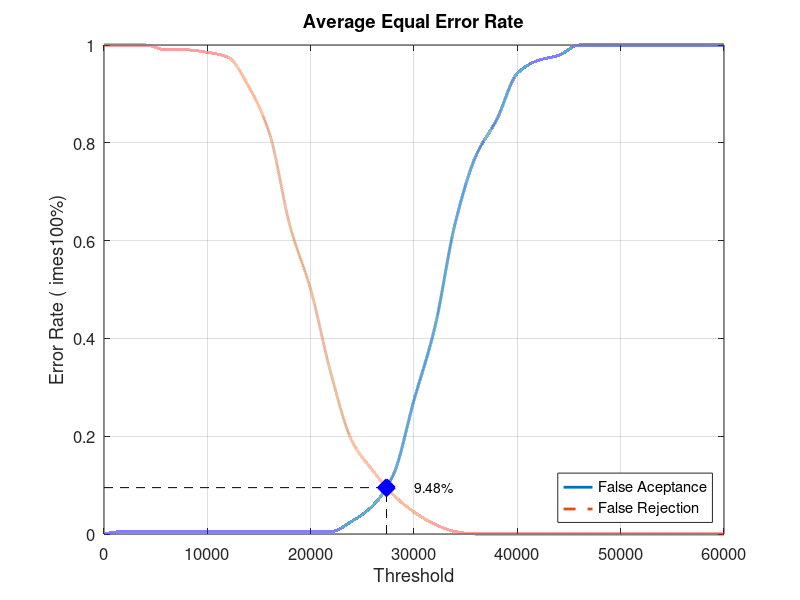
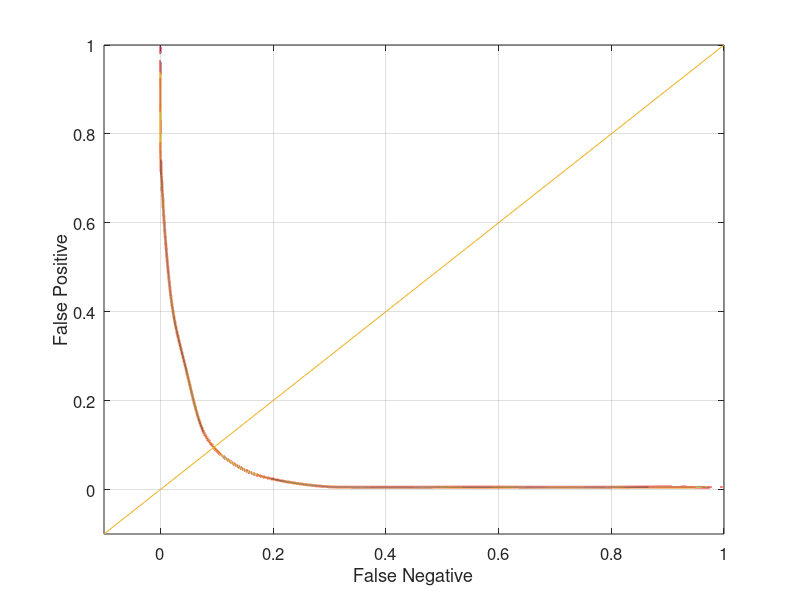

These figures' MATLAB source, in order:
close all;
clear;
clc;
x = 0:2000:60000;
xq = 0:0.5:60000;

y0 = [0 0.00526316 0.00526316 0.00526316 0.00526316 0.00526316 0.00526316 0.00526316 0.00526316 0.00526316 0.00526316 0.00526316 0.0263158 0.0578947 0.121053 0.273684 0.421053 0.636842 0.773684 0.847368 0.942105 0.968421 0.978947 1 1 1 1 1 1 1 1]
yy0 = interp1(x, y0, xq, 'pchip');
y1 = [1 1 1 0.99 0.99 0.985 0.975 0.915 0.82 0.63 0.5 0.325 0.19 0.13 0.08 0.045 0.02 0.005 0 0 0 0 0 0 0 0 0 0 0 0 0]
yy1 = interp1(x, y1, xq, 'pchip');

% Calculating EER: 
y2 = abs(y0 - y1);
find(y2 == min(y2))
yy2 = abs(yy0 - yy1);
xEER = find(yy2 == min(yy2));
xEERIndex = xq(xEER) % X-axis EER
yEER = yy0(xEER) % Y-axis EER

main = figure
plot(xq, yy0,'-','LineWidth', 2);	hold on
plot(xq, yy1,'--','LineWidth', 2);	hold on
plot([xEERIndex xEERIndex], [0 yEER], 'k--');	hold on
plot([0 xEERIndex], [yEER yEER], 'k--');	hold on
plot(xEERIndex, yEER, 'bx', 'LineWidth', 10);	hold on
text(xEERIndex + 10 * xEERIndex / 100, yEER, [num2str(round((10000 * yEER)) / 100) '%'])
legend('False Aceptance', 'False Rejection', 'Location', 'SouthEast')
xlabel('Threshold')
ylabel('Error Rate (	imes100%)')
title('Average Equal Error Rate')
set(gca, 'FontSize', 12)
axis([0 60000 0 1])
grid on

print(main, 'Database3_1Main', '-dpng');
FNRxFPR = figure('Color', [1 1 1]);
plot(yy1, yy0, '-', yy1, yy0, 'LineWidth', 2);
hold on
y = -0.1:0.1:1
plot(y, y); 
set(gca, 'FontSize', 12)
xlabel('False Negative')
ylabel('False Positive')
axis([-0.1 1 -0.1 1])
set(gca, 'FontSize', 12)
grid on

print(FNRxFPR, 'Database3_1FNRxFPR','-dpng');
